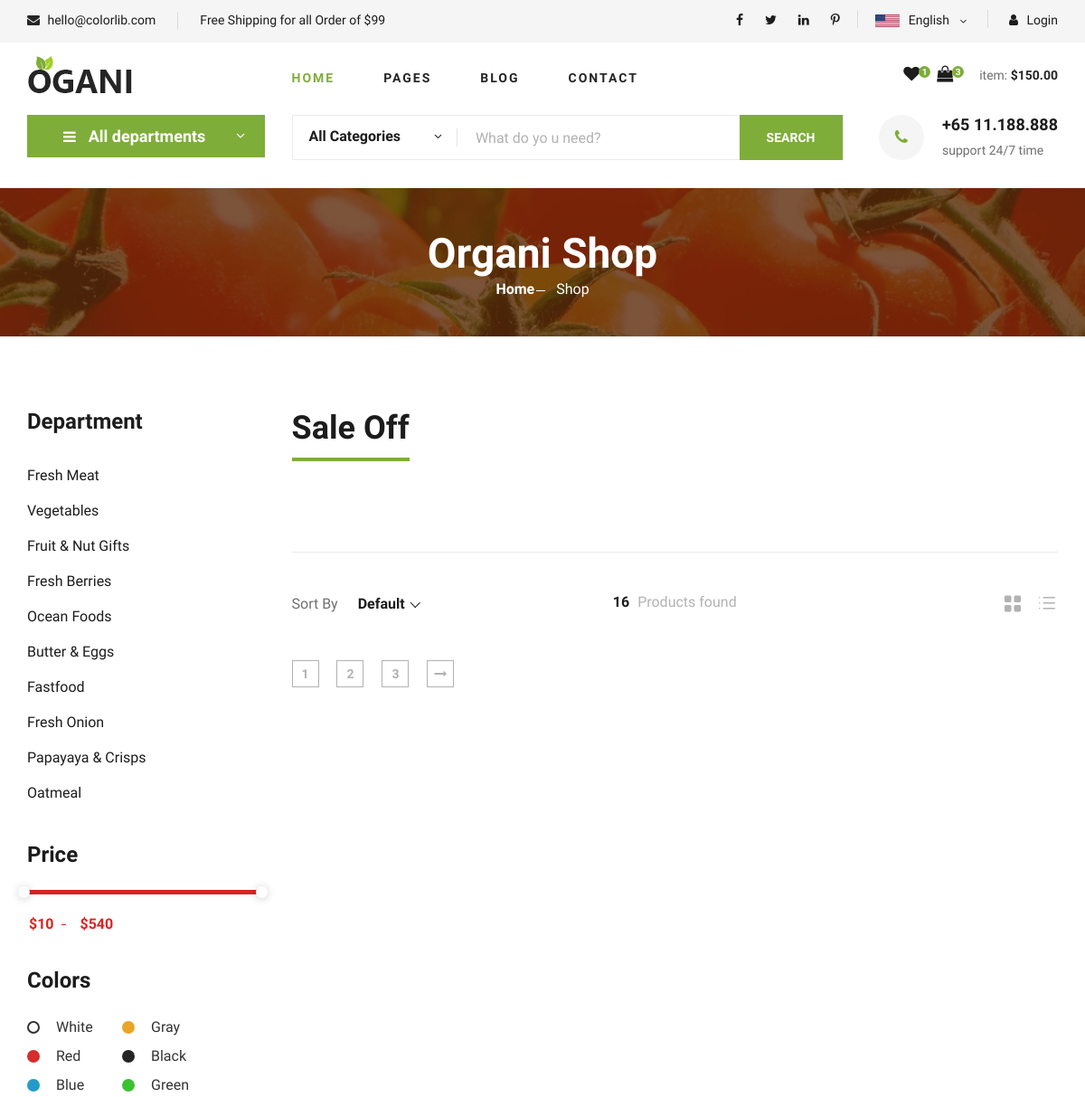
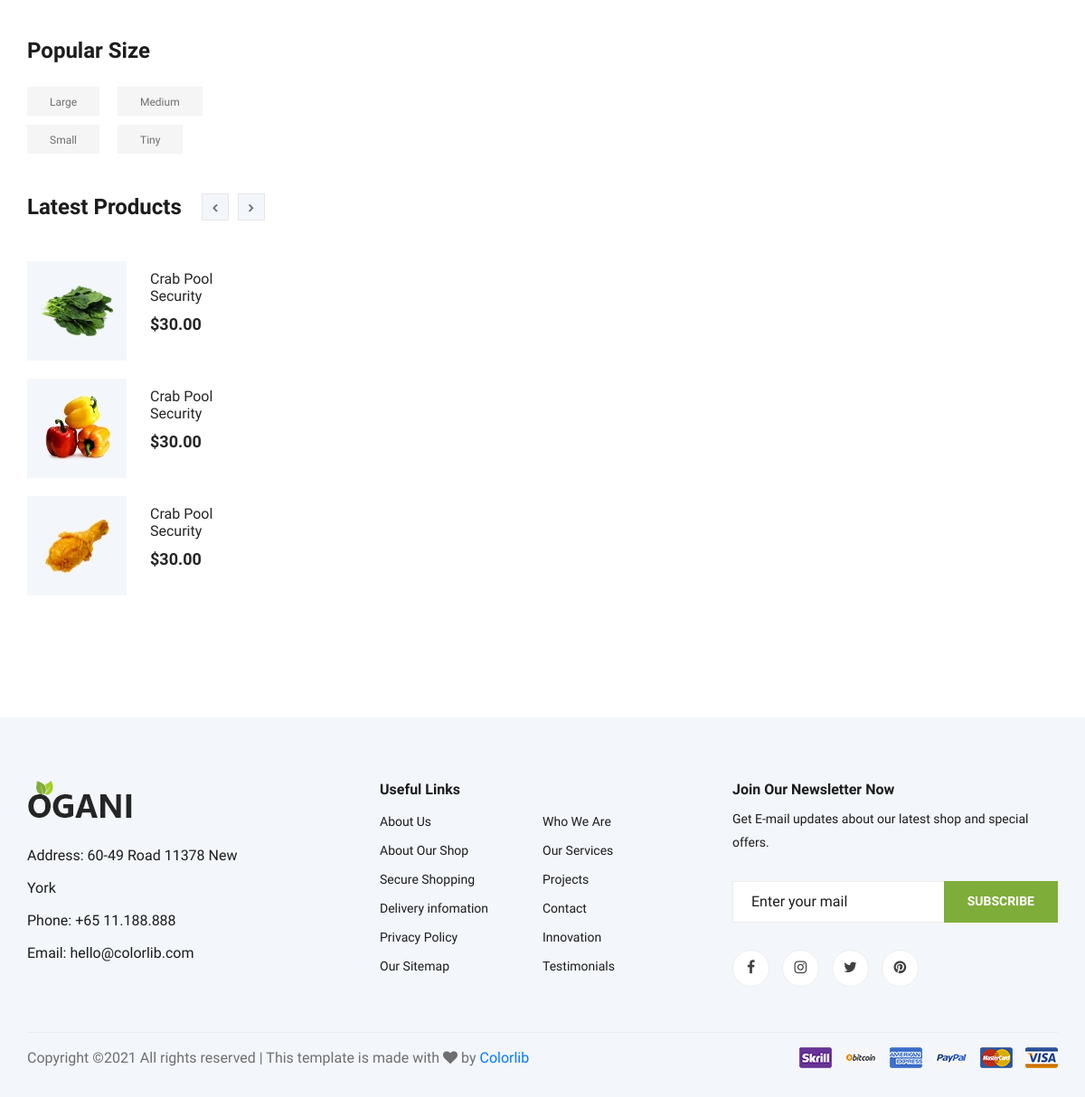
Before: / with the older database file (2 pictures, top to bottom).
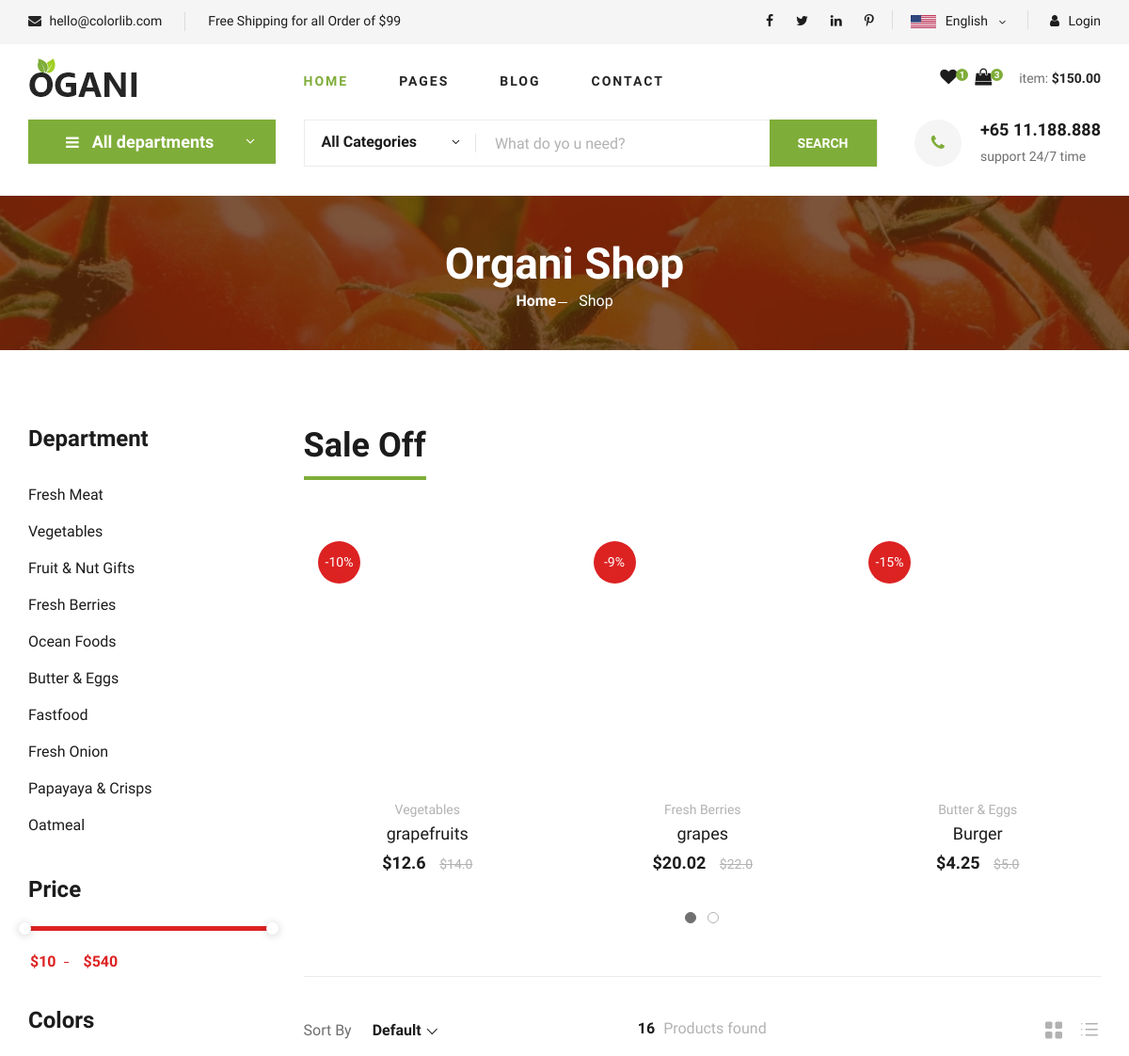
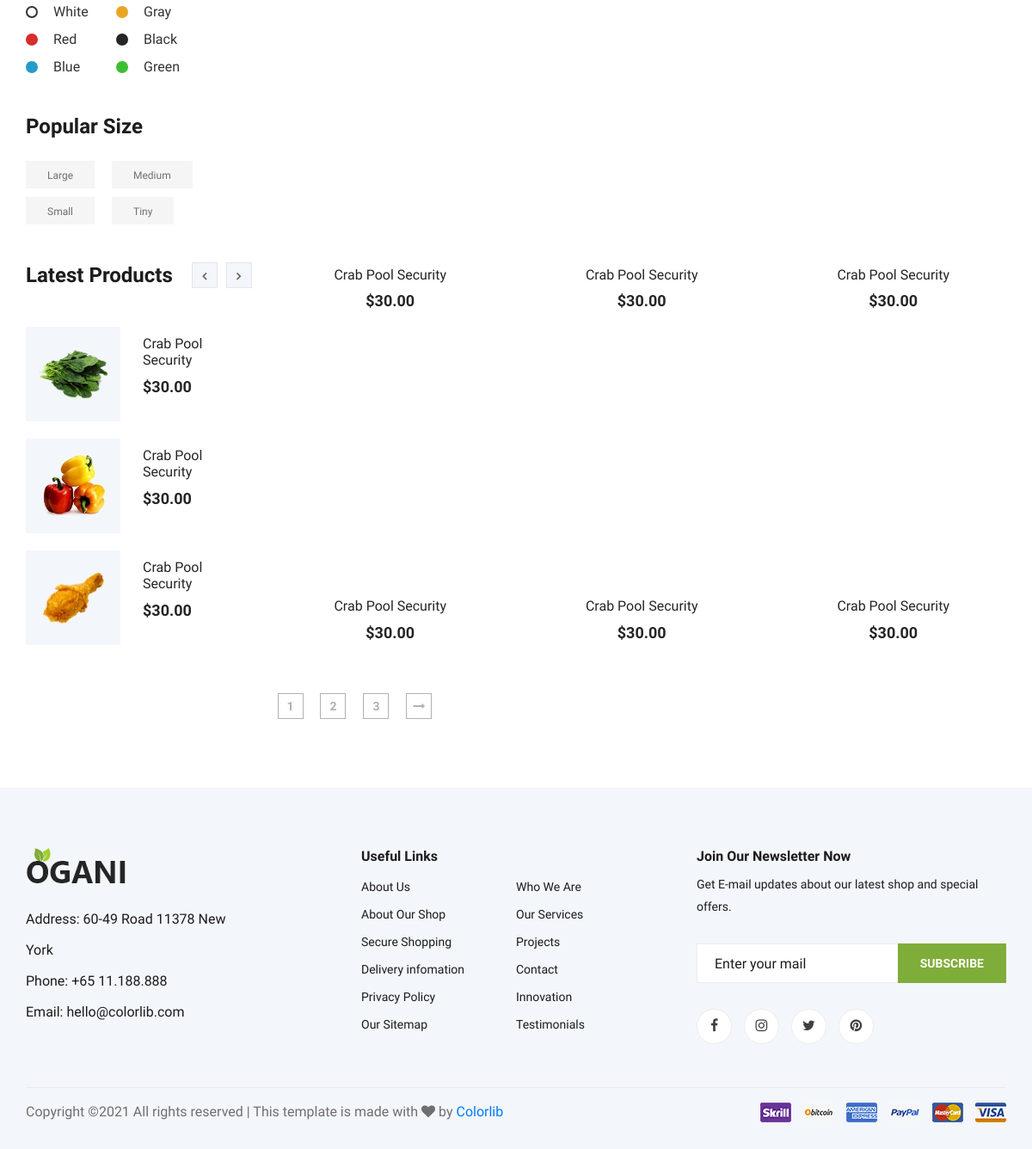
After: the same page with the newer database file (2 pictures, top to bottom).
### shop/models.py (models this page shows, shortened)
class Product(models.Model):
    title = models.CharField(max_length=100, verbose_name='Название продукта')
    slug = models.SlugField(max_length=100, unique=True, verbose_name='Транслит')
    photo = models.ImageField(upload_to='upload/product/photos/%Y/%m/%d/', verbose_name='Фото')
    content = models.TextField(verbose_name='Описание')
    weight = models.FloatField(verbose_name='Вес')
    price = models.FloatField(verbose_name='Цена')
    category = models.ForeignKey('Category', on_delete=models.CASCADE, verbose_name='Категория')
    availability = models.BooleanField(verbose_name='Наличие')
    discount = models.IntegerField(default=0, verbose_name='Скидка в %')
    created_at = models.DateTimeField(auto_now_add=True, verbose_name='Добавлено')
    def get_sale(self):
        return self.price * (100 - self.discount) / 100
    class Meta:
        verbose_name = 'продукт'
        verbose_name_plural = 'продукты'

class Category(models.Model):
    title = models.CharField(max_length=50, verbose_name='Категория')
    slug = models.SlugField(max_length=100, unique=True, verbose_name='Транслит')
    def __str__(self):
        return self.title
    class Meta:
        verbose_name = 'категория'
        verbose_name_plural = 'категории'

### shop/views.py (the view)
# urls.py: path('', Shop.as_view()),
class Shop(ListView):
    model = Product
    template_name = 'shop/shop.html'
    context_object_name = 'products'
    paginate_by = 12

### shop/templates/shop/shop.html (shortened to what this page needs)
{% extends 'base.html' %}
{% load static %}
{% block content %}
<section class="breadcrumb-section set-bg" data-setbg="{% static 'img/breadcrumb.jpg' %}">
    <div class="container">
        <div class="row">
            <div class="col-lg-12 text-center">
                <div class="breadcrumb__text">
                    <h2>Organi Shop</h2>
                    <div class="breadcrumb__option">
                        <a href="./index.html">Home</a>
                        <span>Shop</span>
                    </div>
                </div>
            </div>
        </div>
    </div>
</section>
<section class="product spad">
    <div class="container">
        <div class="row">
            <div class="col-lg-3 col-md-5">
                <div class="sidebar">
                    <div class="sidebar__item">
                        <h4>Department</h4>
                        <ul>
                            <li><a href="#">Fresh Meat</a></li>
                            <li><a href="#">Vegetables</a></li>
                            <li><a href="#">Fruit & Nut Gifts</a></li>
                            <li><a href="#">Fresh Berries</a></li>
                            <li><a href="#">Ocean Foods</a></li>
                            <li><a href="#">Butter & Eggs</a></li>
                            <li><a href="#">Fastfood</a></li>
                            <li><a href="#">Fresh Onion</a></li>
                            <li><a href="#">Papayaya & Crisps</a></li>
                            <li><a href="#">Oatmeal</a></li>
                        </ul>
                    </div>
                    <div class="sidebar__item">
                        <h4>Price</h4>
                        <div class="price-range-wrap">
                            <div class="price-range ui-slider ui-corner-all ui-slider-horizontal ui-widget ui-widget-content"
                                 data-min="10" data-max="540">
                                <span tabindex="0" class="ui-slider-handle ui-corner-all ui-state-default"></span>
                                <span tabindex="0" class="ui-slider-handle ui-corner-all ui-state-default"></span>
                            </div>
                            <div class="range-slider">
                                <div class="price-input">
                                    <input type="text" id="minamount">
                                    <input type="text" id="maxamount">
                                </div>
                            </div>
                        </div>
                    </div>
                    <div class="sidebar__item sidebar__item__color--option">
                        <h4>Colors</h4>
                        <div class="sidebar__item__color sidebar__item__color--white">
                            <label for="white">
                                White
                            </label>
                        </div>
                        <div class="sidebar__item__color sidebar__item__color--gray">
                            <label for="gray">
                                Gray
                            </label>
                        </div>
                        <div class="sidebar__item__color sidebar__item__color--red">
                            <label for="red">
                                Red
                            </label>
                        </div>
                        <div class="sidebar__item__color sidebar__item__color--black">
                            <label for="black">
                                Black
                            </label>
                        </div>
                        <div class="sidebar__item__color sidebar__item__color--blue">
                            <label for="blue">
                                Blue
                            </label>
                        </div>
                        <div class="sidebar__item__color sidebar__item__color--green">
                            <label for="green">
                                Green
                            </label>
                        </div>
                    </div>
                    <div class="sidebar__item">
                        <h4>Popular Size</h4>
                        <div class="sidebar__item__size">
                            <label for="large">
                                Large
                            </label>
                        </div>
                        <div class="sidebar__item__size">
                            <label for="medium">
                                Medium
                            </label>
                        </div>
                        <div class="sidebar__item__size">
                            <label for="small">
                                Small
                            </label>
                        </div>
                        <div class="sidebar__item__size">
                            <label for="tiny">
                                Tiny
                            </label>
                        </div>
                    </div>
                    <div class="sidebar__item">
                        <div class="latest-product__text">
                            <h4>Latest Products</h4>
                            <div class="latest-product__slider owl-carousel">
                                <div class="latest-prdouct__slider__item">
                                    <a href="#" class="latest-product__item">
                                        <div class="latest-product__item__pic">
                                            <img src="{% static 'img/latest-product/lp-1.jpg' %}" alt="">
                                        </div>
                                        <div class="latest-product__item__text">
                                            <h6>Crab Pool Security</h6>
                                            <span>$30.00</span>
                                        </div>
                                    </a>
                                    <a href="#" class="latest-product__item">
                                        <div class="latest-product__item__pic">
                                            <img src="{% static 'img/latest-product/lp-2.jpg' %}" alt="">
                                        </div>
                                        <div class="latest-product__item__text">
                                            <h6>Crab Pool Security</h6>
                                            <span>$30.00</span>
                                        </div>
                                    </a>
                                    <a href="#" class="latest-product__item">
                                        <div class="latest-product__item__pic">
                                            <img src="{% static 'img/latest-product/lp-3.jpg' %}" alt="">
                                        </div>
                                        <div class="latest-product__item__text">
                                            <h6>Crab Pool Security</h6>
                                            <span>$30.00</span>
                                        </div>
                                    </a>
                                </div>
                            </div>
                        </div>
                    </div>
                </div>
            </div>
            <div class="col-lg-9 col-md-7">
                <div class="product__discount">
                    <div class="section-title product__discount__title">
                        <h2>Sale Off</h2>
                    </div>
                    <div class="row">
                        <div class="product__discount__slider owl-carousel">
                            {% for product in products %}
                            {% if product.discount %}
                            <div class="col-lg-4">
                                <div class="product__discount__item">
                                    <div class="product__discount__item__pic set-bg"
                                         data-setbg="{{ product.photo.url }}">
                                        <div class="product__discount__percent">-{{ product.discount }}%</div>
                                    </div>
                                    <div class="product__discount__item__text">
                                        <span>{{ product.category }}</span>
                                        <h5><a href="#">{{ product.title }}</a></h5>
                                        <div class="product__item__price">${{ product.get_sale }}
                                            <span>${{ product.price }}</span></div>
                                    </div>
                                </div>
                            </div>
                            {% endif %}
                            {% endfor %}
                        </div>
                    </div>
                </div>
                <div class="filter__item">
                    <div class="row">
                        <div class="col-lg-4 col-md-5">
                            <div class="filter__sort">
                                <span>Sort By</span>
                            </div>
                        </div>
                        <div class="col-lg-4 col-md-4">
                            <div class="filter__found">
                                <h6><span>16</span> Products found</h6>
                            </div>
                        </div>
                        <div class="col-lg-4 col-md-3">
                            <div class="filter__option">
                                <span class="icon_grid-2x2"></span>
                                <span class="icon_ul"></span>
                            </div>
                        </div>
                    </div>
                </div>
                <div class="row">
                    {% for product in products %}
                    {% if not product.discount %}
                    <div class="col-lg-4 col-md-6 col-sm-6">
                        <div class="product__item">
                            <div class="product__item__pic set-bg"
                                 data-setbg="{{ product.photo.url }}">
                            </div>
                            <div class="product__item__text">
                                <h6><a href="#">Crab Pool Security</a></h6>
                                <h5>$30.00</h5>
                            </div>
                        </div>
                    </div>
                    {% endif %}
                    {% endfor %}
                </div>
                <div class="product__pagination">
                    <a href="#">1</a>
                    <a href="#">2</a>
                    <a href="#">3</a>
                    <a href="#"><i class="fa fa-long-arrow-right"></i></a>
                </div>
            </div>
        </div>
    </div>
</section>
{% endblock %}

Changed rows visible on the page:
added Product: discount "10", category "Vegetables", title "grapefruits", get_sale "12.6", price "14.0", shown under "Sale Off"
added Product: discount "9", category "Fresh Berries", title "grapes", get_sale "20.02", price "22.0", shown under "Sale Off"
added Product: discount "15", category "Butter & Eggs", title "Burger", get_sale "4.25", price "5.0", shown under "Sale Off"
added Product: discount 0 (drawn), shown under "16Products found"
added Product: discount 0 (drawn), shown under "16Products found"
added Product: discount 0 (drawn), shown under "16Products found"
added Product: discount 0 (drawn), shown under "16Products found"
added Product: discount 0 (drawn), shown under "16Products found"
added Product: discount 0 (drawn), shown under "16Products found"
